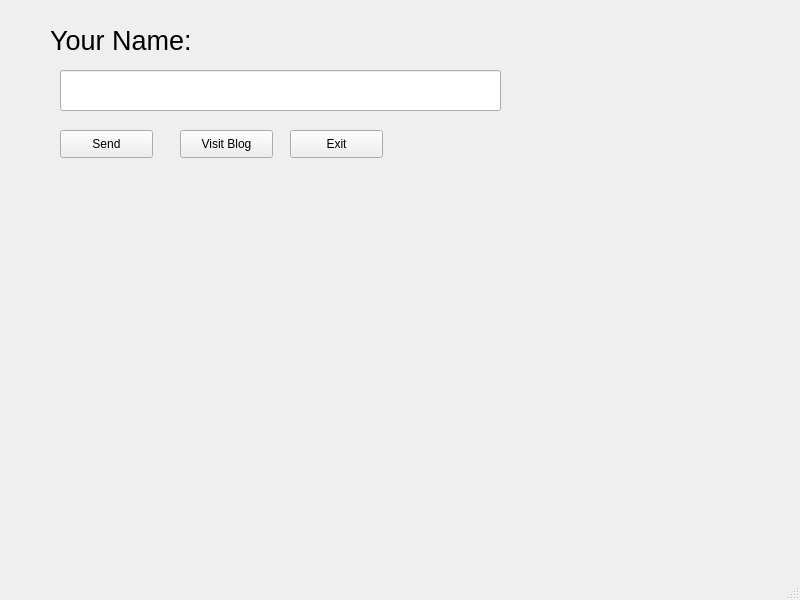
<?xml version="1.0" encoding="UTF-8"?>
<ui version="4.0">
 <class>MainWindow</class>
 <widget class="QMainWindow" name="MainWindow">
  <property name="geometry">
   <rect>
    <x>0</x>
    <y>0</y>
    <width>800</width>
    <height>600</height>
   </rect>
  </property>
  <property name="windowTitle">
   <string>MainWindow</string>
  </property>
  <widget class="QWidget" name="centralwidget">
   <widget class="QLabel" name="label">
    <property name="geometry">
     <rect>
      <x>50</x>
      <y>20</y>
      <width>181</width>
      <height>41</height>
     </rect>
    </property>
    <property name="font">
     <font>
      <pointsize>20</pointsize>
     </font>
    </property>
    <property name="text">
     <string>Your Name: </string>
    </property>
   </widget>
   <widget class="QLineEdit" name="lineEdit">
    <property name="geometry">
     <rect>
      <x>60</x>
      <y>70</y>
      <width>441</width>
      <height>41</height>
     </rect>
    </property>
   </widget>
   <widget class="QPushButton" name="push_sent">
    <property name="geometry">
     <rect>
      <x>60</x>
      <y>130</y>
      <width>93</width>
      <height>28</height>
     </rect>
    </property>
    <property name="text">
     <string>Send</string>
    </property>
   </widget>
   <widget class="QPushButton" name="push_visit">
    <property name="geometry">
     <rect>
      <x>180</x>
      <y>130</y>
      <width>93</width>
      <height>28</height>
     </rect>
    </property>
    <property name="text">
     <string>Visit Blog</string>
    </property>
   </widget>
   <widget class="QPushButton" name="push_exit">
    <property name="geometry">
     <rect>
      <x>290</x>
      <y>130</y>
      <width>93</width>
      <height>28</height>
     </rect>
    </property>
    <property name="text">
     <string>Exit</string>
    </property>
   </widget>
  </widget>
  <widget class="QMenuBar" name="menubar">
   <property name="geometry">
    <rect>
     <x>0</x>
     <y>0</y>
     <width>800</width>
     <height>26</height>
    </rect>
   </property>
  </widget>
  <widget class="QStatusBar" name="statusbar"/>
 </widget>
 <resources/>
 <connections/>
</ui>
